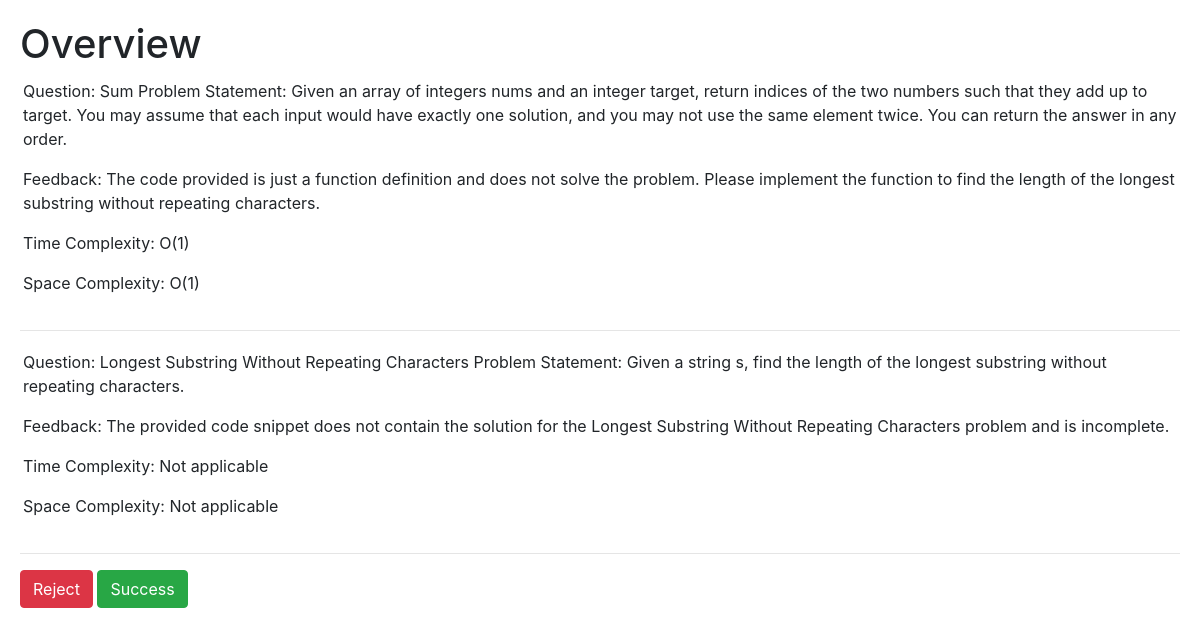
The app's page /summary/116 with its own data.
### app.py (models this page shows)
class Feedback(db.Model):
    id = db.Column(db.Integer, primary_key=True)
    user_id = db.Column(db.Integer)
    question= db.Column(db.String())
    code_snippet= db.Column(db.String())
    time_complexity= db.Column(db.String())
    space_complexity= db.Column(db.String())
    feedback= db.Column(db.String())
    created_at = db.Column(db.DateTime(timezone=True), default=db.func.now())

### app.py (the view)
@app.route('/summary/<int:user_id>')
def summary(user_id):
    feedback = Feedback.query.filter_by(user_id=user_id).all()
    return render_template('summary.html', feedback={'feedback': feedback, 'user_id': user_id})

### templates/summary.html (shortened to what this page needs)
<!DOCTYPE html>
<html lang="en">
<head>
    <link rel="stylesheet" href="{{ url_for('static', filename='dashboard.css') }}">
    <link rel="stylesheet" href="https://stackpath.bootstrapcdn.com/bootstrap/4.5.2/css/bootstrap.min.css">
</head>
<body>
    <h1>Overview</h1>
    {% for fb in feedback['feedback'] %}
        <div style='background: white; padding: 3px; border-radius: 15px;'>
            <p>Question: {{ fb.question }}</p>
            <p>Feedback: {{ fb.feedback }}</p>
            <p>Time Complexity: {{ fb.time_complexity }}</p>
            <p>Space Complexity: {{ fb.space_complexity }}</p>
        </div>
        <hr>
    {% endfor %}
    <a href="/set_result/{{ feedback['user_id'] }}/No" class="btn btn-danger">Reject</a>
    <a href="/set_result/{{ feedback['user_id'] }}/Yes" class="btn btn-success">Success</a>
</body>
</html>

### static/dashboard.css (style rules this page uses)
body { font-family: Arial, sans-serif; background-color: #f0f2f5; margin: 0; padding: 20px; background-image: url('https://images.pexels.com/photos/373076/pexels-photo-373076.jpeg?cs=srgb&dl=pexels-pixabay-373076.jpg&fm=jpg&_gl=1*vw15n8*_ga*MzA3ODEzODY5LjE3MDk1NzAyMDI.*_ga_8JE65Q40S6*MTcwOTU4Mjk1NC4yLjEuMTcwOTU4Mjk2MS4wLjAuMA.jpg' ); background-size: cover; background-position: center; margin: 0; font-family: Arial, sans-serif; }

### records on screen
Feedback: question "Sum Problem Statement: Given an array of integers nums and an integer target, return indices of the two numbers such that they add up to target. You may assume that each input would have exactly one solution, and you may not use the same element twice. You can return the answer in any order.", feedback "The code provided is just a function definition and does not solve the problem. Please implement the function to find the length of the longest substring without repeating characters.", time_complexity "O(1)", space_complexity "O(1)"
Feedback: question "Longest Substring Without Repeating Characters Problem Statement: Given a string s, find the length of the longest substring without repeating characters.", feedback "The provided code snippet does not contain the solution for the Longest Substring Without Repeating Characters problem and is incomplete.", time_complexity "Not applicable", space_complexity "Not applicable"
